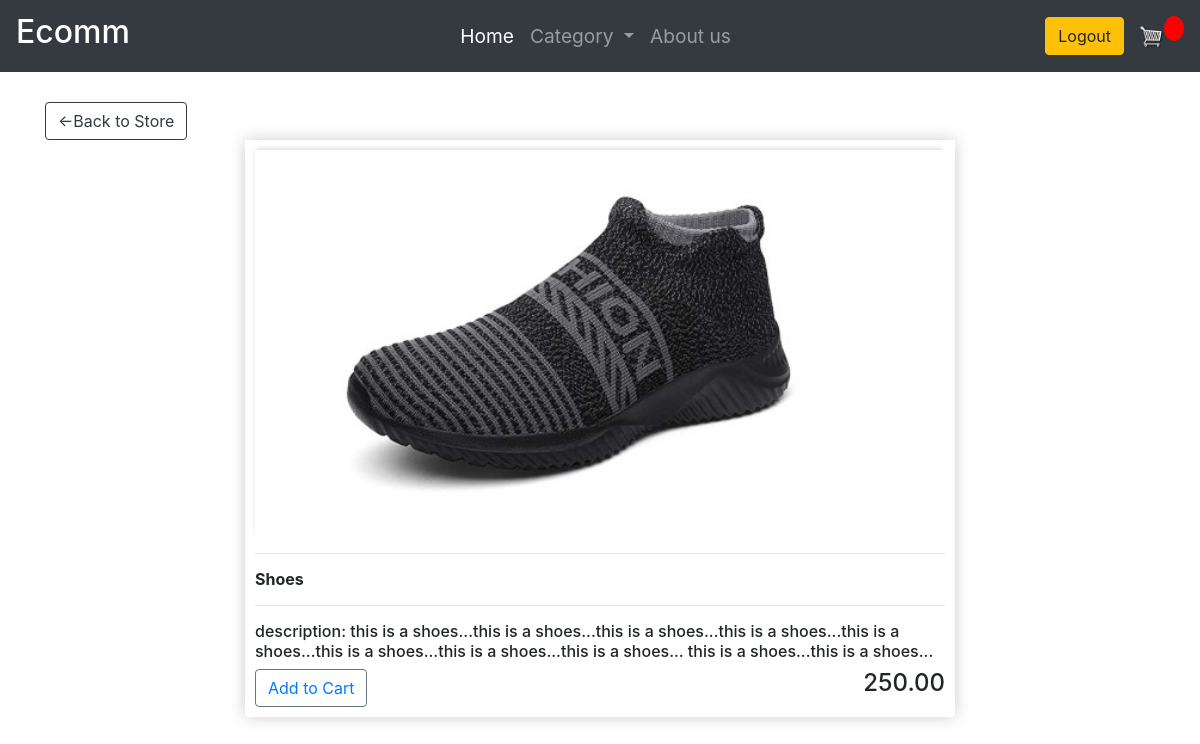
Page /detail/1/ (signed in) on the committed database.
### foodapp/models.py (models this page shows, shortened)
class Product(models.Model):
    name=models.CharField(max_length=200,null=True)
    price=models.DecimalField(max_digits=7,decimal_places=2)
    digital=models.BooleanField(default=False,null=False,blank=False)
    image = models.ImageField(null=True,blank=True)
    description=models.CharField(max_length=500,null=True)
    @property
    def imageURL(self):
        try:
            url=self.image.url
        except:
            url= ''
        return url

### foodapp/views.py (the view)
# urls.py: path('detail/<int:pk>/',views.detail,name='detail'),
def detail(request,pk):
    products=Product.objects.get(id=pk)
    context={'products':products}
    return render(request,"foodapp/detail.html",context)

### foodapp/templates/foodapp/detail.html
{% extends 'foodapp/main.html' %}
{% load static %}
{% block content %}
<div style="margin-top: 30px;" class="container">
<a class ="btn btn-outline-dark" href="{% url 'store' %}">&#x2190;Back to Store</a>
<div class="d-flex justify-content-center">
    <div class="col-md-8 ">
        <div class="box-element product ">
            <img  class="thumbnail_detail" src="{{products.imageURL}}" alt="">
            <hr>
            <h6><strong>{{products.name}}</strong></h6>
            <hr>
            <h6>description: {{products.description}}</h6>
            <button  data-product="{{ product.id }}" data-action="add" class="btn btn-outline-secondary add-btn update-cart">
            <a href="#"> Add to Cart</a></button>
            <h4 style="display: inline-block; float: right;">{{products.price}}</h4>
        </div>
    </div>
</div>
</div>
{% endblock content %}

### static/css/main.css (style rules this page uses)
.thumbnail_detail { width: 100%; height: 100%; -webkit-box-shadow: -1px -3px 5px -2px rgba(214,214,214,1); -moz-box-shadow: -1px -3px 5px -2px rgba(214,214,214,1); box-shadow: -1px -3px 5px -2px rgba(214,214,214,1); }
.box-element { box-shadow:hsl(0, 0%, 80%) 0 0 16px; background-color: #fff; border-radius: 4px; padding: 10px; }
.product { border-radius: 0 0 4px 4px; }

### rows in the picture
Product: imageURL (picture), name "Shoes", description "this is a shoes...this is a shoes...this is a shoes...this is a shoes...this is a shoes...this is a shoes...this is a shoes...this is a shoes... this is a shoes...this is a shoes...", price "250.00"
